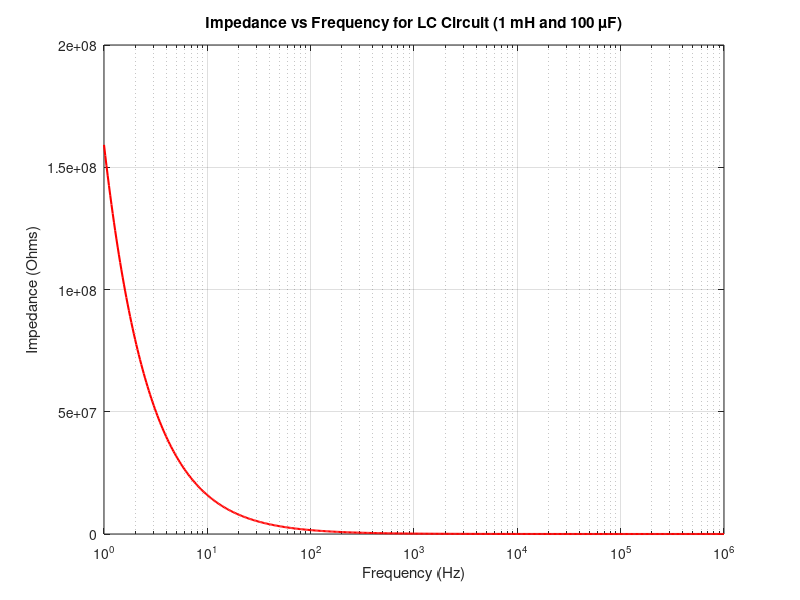

Here is the MATLAB script that generated this plot:
% Define component values
L = 1e-3;  % 1 mH
C = 1e-9;  % 100 µF

% Define frequency range (1 Hz to 1 MHz)
f = logspace(0, 6, 500);  % logarithmic scale
omega = 2 * pi * f;       % angular frequency

% Calculate impedance for LC circuit
Z_L = 1i * omega * L;         % Impedance of inductor
Z_C = 1 ./ (1i * omega * C);  % Impedance of capacitor
Z_LC = abs(Z_L + Z_C);        % Total impedance of series LC circuit

% Plot the impedance vs frequency
figure;
semilogx(f, Z_LC, 'r', 'LineWidth', 1.5);
grid on;

% Labels and title
xlabel('Frequency (Hz)');
ylabel('Impedance (Ohms)');
title('Impedance vs Frequency for LC Circuit (1 mH and 100 µF)');

